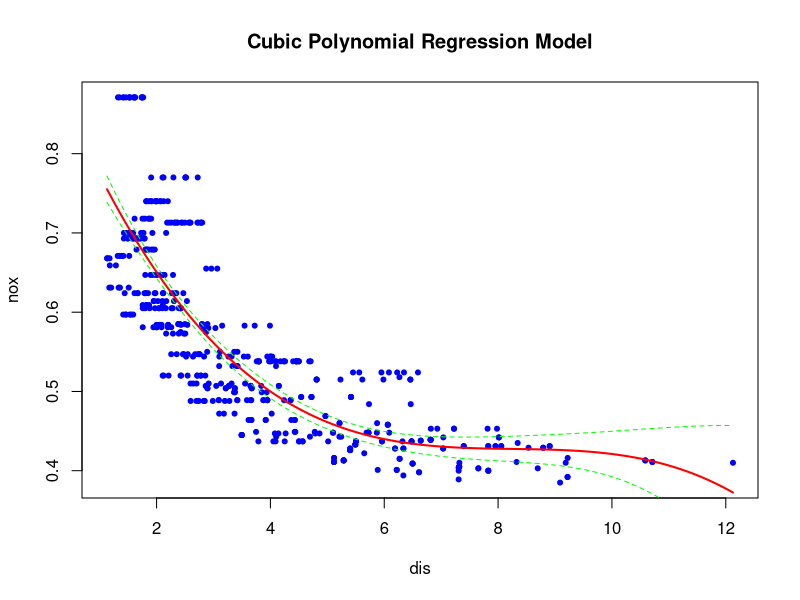
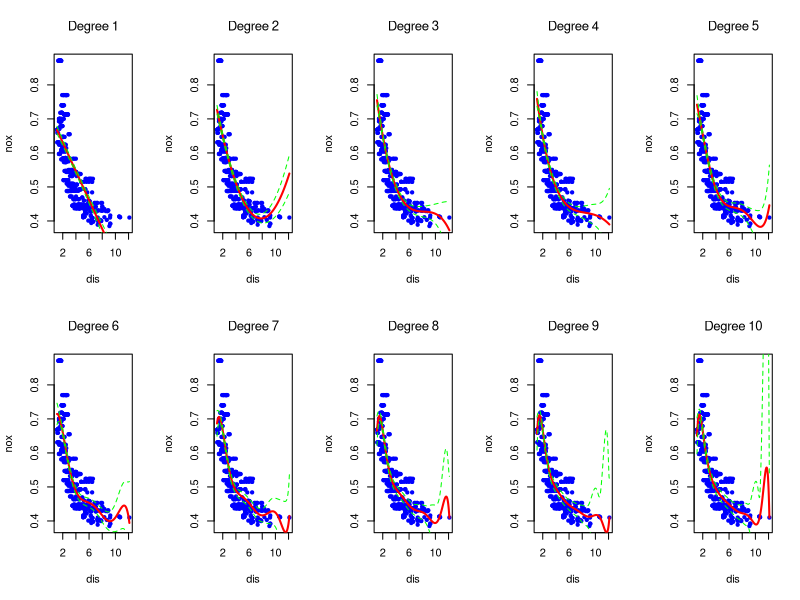
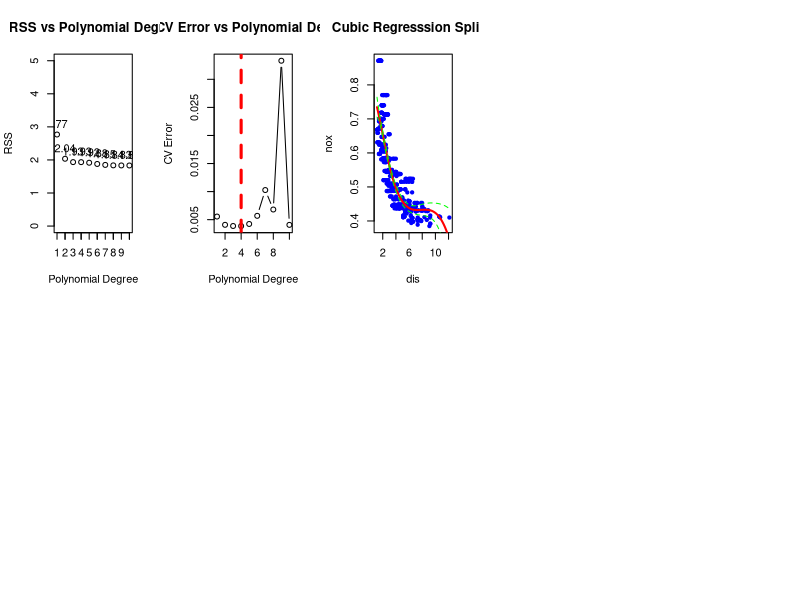
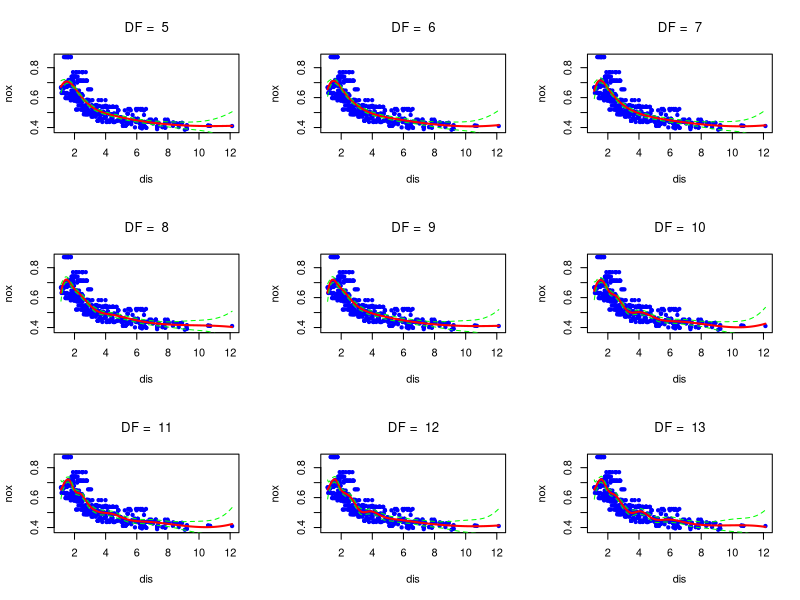
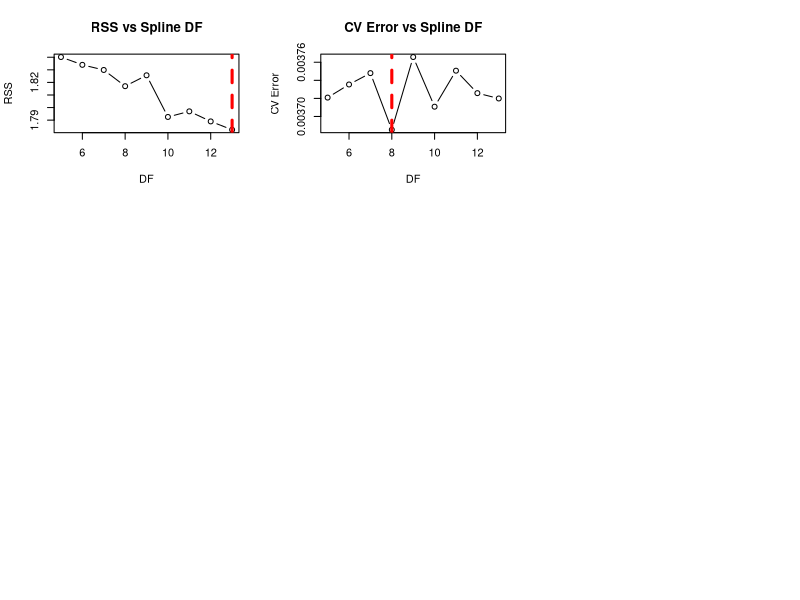

The R source for these figures, in order:
## ---- chunk 1
library(MASS)
library(boot)
library(splines)
data("Boston")
attach(Boston)
## ---- chunk 2
# Fit cubic polynomial regression model
cubic_model <- lm(nox ~ poly(dis, 3))
summary(cubic_model)
## ---- chunk 3
# Plot
dis_seq <- seq(min(dis), max(dis), length.out = nrow(Boston))

predictions <- predict(cubic_model, 
                         newdata = data.frame(dis = dis_seq),
                         se.fit = TRUE)

predicted_nox <- predictions$fit
se <- predictions$se.fit

plot(dis, nox, pch = 20, col = "blue")
lines(dis_seq, predicted_nox, col = "red", lwd = 2)
lines(dis_seq, predicted_nox + 2 * se, col = "green", lty = 2)
lines(dis_seq, predicted_nox - 2 * se, col = "green", lty = 2)
title("Cubic Polynomial Regression Model")
## ---- chunk 4
    # Fit degree 1-10 models and plot
    par(mfrow = c(2, 5))
    rss_vals <- numeric(10)
    for (i in 1:10){
      model <- lm(nox ~ poly(dis, i))
      
      dis_seq <- seq(min(dis), max(dis), length.out = nrow(Boston))
      
      predictions <- predict(model, 
                             newdata = data.frame(dis = dis_seq),
                             se.fit = TRUE)
      
      predicted_nox <- predictions$fit
      se <- predictions$se.fit
      
      plot(dis, nox, pch = 20, col = "blue",
           main = bquote("Degree" ~ .(i)))
      lines(dis_seq, predicted_nox, col = "red", lwd = 2)
      lines(dis_seq, predicted_nox + 2 * se, col = "green", lty = 2)
      lines(dis_seq, predicted_nox - 2 * se, col = "green", lty = 2)
      
      rss_vals[i] = sum(model$residuals^2)
    }
## ---- chunk 5
    # Plot RSS
    plot(rss_vals, 
         xlab = "Polynomial Degree", 
         ylab = "RSS", 
         main = "RSS vs Polynomial Degree",
         ylim = c(0, 5))
    axis(1, at = 1:10, labels = 1:10)
    text(1:10, rss_vals, labels = round(rss_vals, digits = 2), pos = 3)
## ---- chunk 6
    # Perform CV
    set.seed(1)
    cv.error <- numeric(10)
    for (i in 1:10){
      fit = glm(nox ~ poly(dis,i))
      cv.error[i] = cv.glm(Boston,fit, K =10)$delta[1]
    }

    print(cv.error)
    best_degree <- which.min(cv.error)
    cat("The degree with the smallest cross-validation error is", best_degree)
## ---- chunk 7
    # Plot CV
    plot(cv.error, 
         type = "b",
         xlab = "Polynomial Degree", 
         ylab = "CV Error", 
         main = "CV Error vs Polynomial Degree")
    abline(v = 4, col = "red", lwd = 3, lty = 2)
## ---- chunk 8
    # Fit cubic spline
    cs.fit <- lm(nox ~ bs(dis, df = 4))
    summary(cs.fit)
## ---- chunk 9
    # Plot
    dis_seq <- seq(min(dis), max(dis), length.out = nrow(Boston))

    predictions <- predict(cs.fit, 
                             newdata = data.frame(dis = dis_seq),
                             se.fit = TRUE)

    predicted_nox <- predictions$fit
    se <- predictions$se.fit

    plot(dis, nox, pch = 20, col = "blue")
    lines(dis_seq, predicted_nox, col = "red", lwd = 2)
    lines(dis_seq, predicted_nox + 2 * se, col = "green", lty = 2)
    lines(dis_seq, predicted_nox - 2 * se, col = "green", lty = 2)
    title("Cubic Regresssion Spline")
## ---- chunk 10
    # Fit df 5-13 splines and plot
    par(mfrow = c(3, 3))
    rss_vals <- numeric(9)
    for (i in 5:13){
      cs.fit <- lm(nox ~ bs(dis, df = i))
      
      dis_seq <- seq(min(dis), max(dis), length.out = nrow(Boston))
      
      predictions <- predict(cs.fit, 
                             newdata = data.frame(dis = dis_seq),
                             se.fit = TRUE)
      
      predicted_nox <- predictions$fit
      se <- predictions$se.fit
      
      plot(dis, nox, pch = 20, col = "blue",
           main = bquote("DF = " ~ .(i)))
      lines(dis_seq, predicted_nox, col = "red", lwd = 2)
      lines(dis_seq, predicted_nox + 2 * se, col = "green", lty = 2)
      lines(dis_seq, predicted_nox - 2 * se, col = "green", lty = 2)
      
      rss_vals[i-4] = sum(cs.fit$residuals^2)
    }
## ---- chunk 11
    print(rss_vals)
    best_df <- which.min(rss_vals) + 4
    cat("The df with the smallest RSS is", best_df)
## ---- chunk 12
    # Plot RSS
    degrees_of_freedom <- 5:13
    plot(degrees_of_freedom, rss_vals, 
         type = "b",
         xlab = "DF", 
         ylab = "RSS", 
         main = "RSS vs Spline DF")
    abline(v = 13, col = "red", lwd = 3, lty = 2)
## ---- chunk 13
    # Perform CV
    set.seed(1)
    cv.error <- numeric(9)
    for (i in 5:13){
      fit <- glm(nox ~ bs(dis, df = i))
      cv.error[i-4] = cv.glm(Boston,fit, K = 10)$delta[1]
    }

    print(cv.error)
    best_degree <- which.min(cv.error) + 4
    cat("The df with the smallest cross-validation error is", best_degree)
## ---- chunk 14
    # Plot CV
    degrees_of_freedom <- 5:13
    plot(degrees_of_freedom, cv.error, 
         type = "b",
         xlab = "DF", 
         ylab = "CV Error", 
         main = "CV Error vs Spline DF")
    abline(v = 8, col = "red", lwd = 3, lty = 2)
